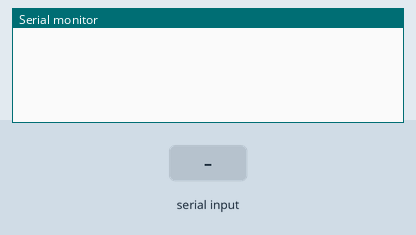
The sketch below on a simulated Arduino Uno, built with avr-gcc and run on an emulated ATmega328P. Parts: the last lines printed to the serial monitor. The test bench sets the inputs (shaded band).

Above: at 1.2 s.
1.3 s: "90,45\n" received over Serial
At 1.8 s:
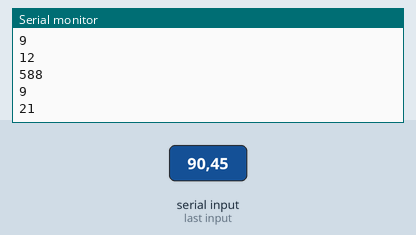
2.8 s: "30,150\n" received over Serial
At 4.5 s:
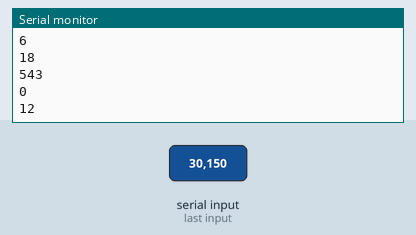
Timing chart, 0 to 6.0 s (numbered marks = the images above; inputs shaded):
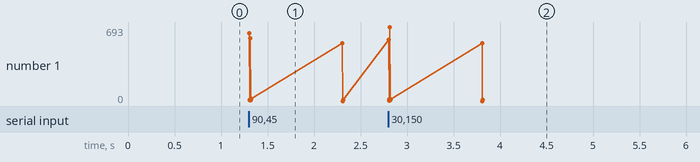

The sketch:

lab_3_q1_data_type_amp_amp_amp_amp_variable_definition1.ino
```cpp
// C++ code
//Q1 - LAB3
int AD, BE;
void setup()
{
  Serial.begin(9600);
}

void loop()
{
  if (Serial.available()>0){
  	AD = Serial.parseInt();
    BE = AD + 543;
  	Serial.println(BE);
    sumall(AD);
    sumall(BE);
  }
}

void sumall(int num)
{
   	int sum = 0;
    while (num > 0)
    {
        sum = sum+(num%10);
        num = num/10;
    }
    Serial.println(sum);
}
```

Measured:
- after the input at 1.3 s, the serial monitor: prints a new line at once (image 1)
- after the input at 2.8 s, the serial monitor: prints a new line at once (image 2)
